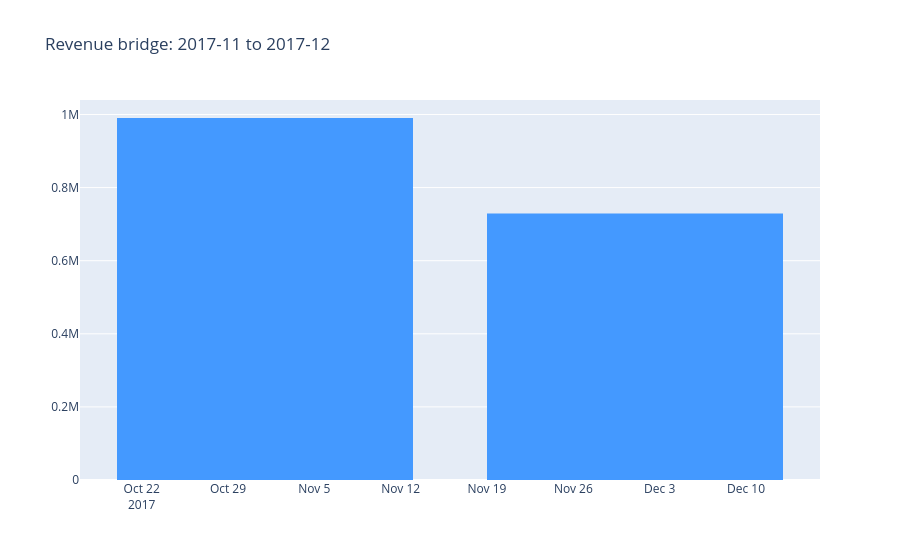

The cell this chart's notebook holds for it:
### Code cell
top = cat['change'].sort_values().head(5)
other = cat['change'].sum() - top.sum()

labels = [before] + list(top.index) + ['all other', after]
values = [r0] + list(top.values) + [other, 0]
measure = ['absolute'] + ['relative'] * (len(top) + 1) + ['total']

fig = go.Figure(go.Waterfall(x=labels, y=values, measure=measure))
fig.update_layout(title=f'Revenue bridge: {before} to {after}')
fig.show()

### Figure 1 — Plotly figure (JSON) as saved in the notebook; plotly's stock layout.template omitted (floating-point values rounded to 4 significant figures)
{"data": [{"measure": ["absolute", "relative", "relative", "relative", "relative", "relative", "relative", "total"], "type": "waterfall", "x": ["2017-11", "bed_bath_table", "computers_accessories", "furniture_decor", "watches_gifts", "cool_stuff", "all other", "2017-12"], "y": [987600.0, -37880.0, -32250.0, -31020.0, -25740.0, -18180.0, -116600.0, 0]}], "layout": {"title": {"text": "Revenue bridge: 2017-11 to 2017-12"}}}
